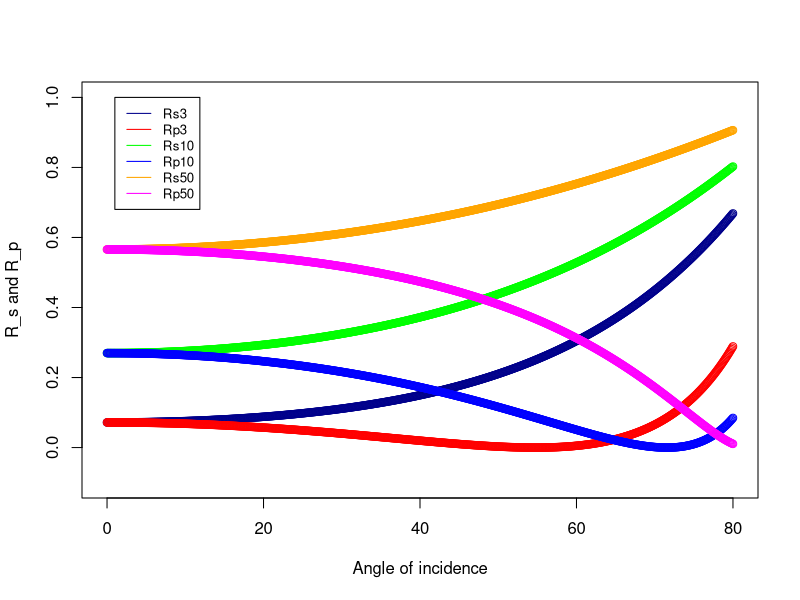

R code for this plot:

# We have to calculate Refractance for s- and p-polarized lights
# Formulae are derived from: https://en.wikipedia.org/wiki/Fresnel_equations

# Let's first write a function which will take
# E_r, aoi, aot as input; 
# and returns
# The reflectance for s-polarized light (R_s) as output
# (V-polarization corresponds to R_s)
getRs = function(E_r, aoi, aot){
  R_s = abs(
            (cos(aoi) -  sqrt(E_r) * cos(aot)  ) /
            (cos(aoi) +  sqrt(E_r) * cos(aot)  )
        )^2
  
  return(R_s)
}

# Similarly, write a function which will take
# E_r, aoi, aot as input; 
# and returns
# The reflectance for p-polarized light (R_p) as output 
# (H-polarization corresponds to R_p)
getRp = function(E_r, aoi, aot){
  R_p = abs(
          (cos(aot) -  sqrt(E_r) * cos(aoi)  ) /
          (cos(aot) +  sqrt(E_r) * cos(aoi)  )
        )^2

  return(R_p)
}


# To get transmission angles (aot's) from incidend angles (aoi's), we already have
# written a formula in the "problemA.R" file. But this time, we want to return the value
# of the aot's in radian. So, let's modify it.

getTransmissionAngle = function(E_r, inAngleD){
  inAngleR = (pi/180)*inAngleD
  transAngleR = asin(sin(inAngleR)/sqrt(E_r)) 
  transAngleD = (180/pi)*transAngleR
  return(transAngleR)
}


# make an array of incident angles from 0 to 80 degree
theta1_degree = seq(from=0, to=80, by=.1)
theta1_radian = theta1_degree*pi/180

# E_r = 3 --------------------------------------
R_s_3 = getRs(
  3, 
  theta1_radian, 
  getTransmissionAngle(3, theta1_radian)
)

R_p_3 = getRp(
  3, 
  theta1_radian, 
  getTransmissionAngle(3, theta1_radian)
)

plot(x = theta1_degree, y = R_s_3, col='darkblue', ylim = c(-.1,1), ylab = 'R_s and R_p', xlab = 'Angle of incidence')
points(x = theta1_degree, y = R_p_3, col='red')

# E_r = 10 --------------------------------------
R_s_10 = getRs(
  10, 
  theta1_radian,
  getTransmissionAngle(10, theta1_radian)
)

R_p_10 = getRp(
  10,
  theta1_radian,
  getTransmissionAngle(10, theta1_radian)
)

points(x = theta1_degree, y = R_s_10, col='green')
points(x = theta1_degree, y = R_p_10, col='blue')

# E_r = 50 --------------------------------------

R_s_50 = getRs(
  50, 
  theta1_radian,
  getTransmissionAngle(50, theta1_radian)
)

R_p_50 = getRp(
  50,
  theta1_radian,
  getTransmissionAngle(50, theta1_radian)
)

points(x = theta1_degree, y = R_s_50, col='orange')
points(x = theta1_degree, y = R_p_50, col='magenta')

legend(
  1,1, 
  legend = c("Rs3", "Rp3","Rs10", "Rp10","Rs50", "Rp50"),
  col = c('darkblue', 'red', 'green', 'blue', 'orange', 'magenta'),
  lty=1:1, cex=0.8
)
